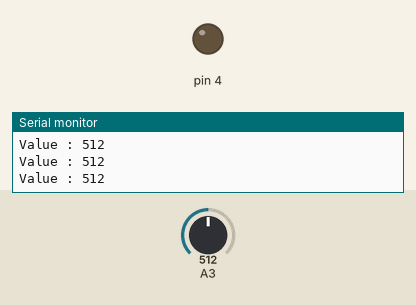
Bench run of a sketch on a simulated Arduino Uno, built with avr-gcc and run on an emulated ATmega328P. On the bench: output pins drawn as LEDs (lit = HIGH), the last lines printed to the serial monitor. The test bench sets the inputs (shaded band); at power-on: A3 = 512.

Above: at 1.2 s.
1.3 s: A3 set to 309
4.3 s: A3 set to 292
At 5.5 s:
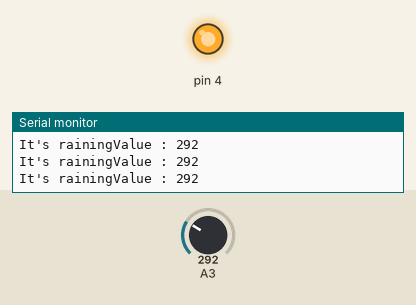
5.8 s: A3 set to 1023
At 6.7 s:
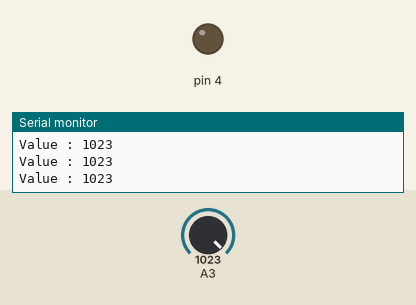
7.3 s: A3 set to 0
At 7.6 s:
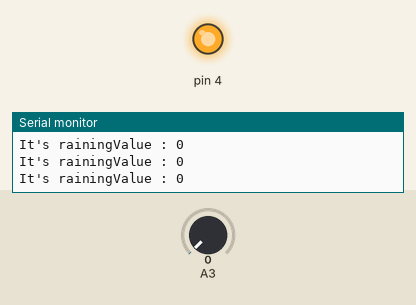
Timing chart, 0 to 9.8 s (numbered marks = the images above; inputs shaded):
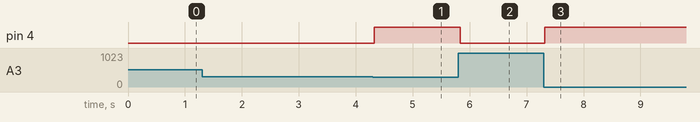

Measured:
- the behaviour switches between 300 and 299 on A3 (found by bisection; images 0 and 1)
- after the input at 4.3 s, pin 4: LOW → HIGH at once
- after the input at 5.8 s, pin 4: HIGH → LOW at once
- after the input at 7.3 s, pin 4: LOW → HIGH at once

The sketch:

Rain_sensor.ino
```cpp
#define Buzzer 8

void setup() {

  Serial.begin(9600);
  pinMode(4, OUTPUT);
}

void loop() {

  int value = analogRead(A3);
  Serial.print("Value : ");
  Serial.println(value);

  if (value < 300) {
    digitalWrite(4, HIGH);
    digitalWrite(Buzzer,HIGH);
    Serial.print("It's raining");

  } else {
    digitalWrite(4, LOW);
    digitalWrite(Buzzer,LOW);
  }
}
```
